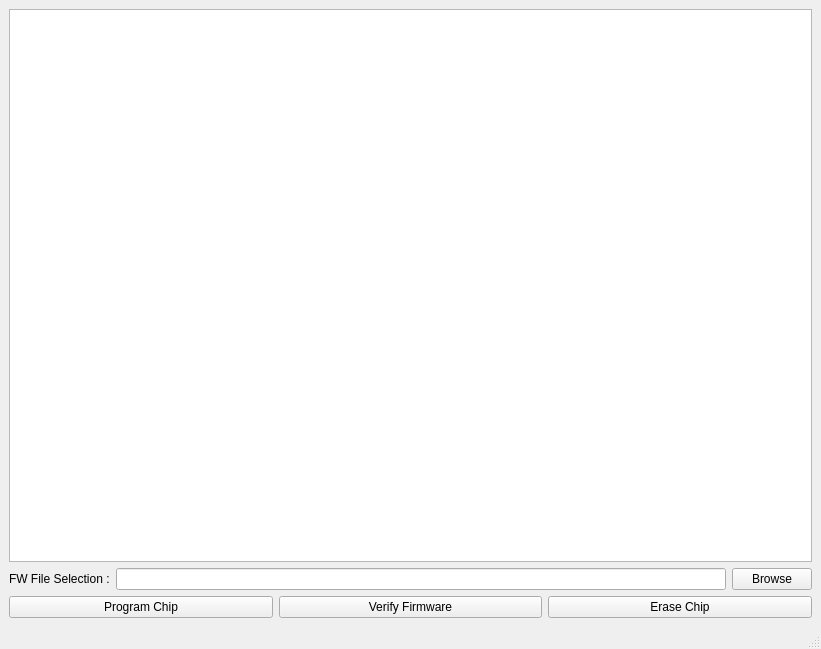
<?xml version="1.0" encoding="UTF-8"?>
<ui version="4.0">
 <class>MainWindow</class>
 <widget class="QMainWindow" name="MainWindow">
  <property name="geometry">
   <rect>
    <x>0</x>
    <y>0</y>
    <width>821</width>
    <height>649</height>
   </rect>
  </property>
  <property name="windowTitle">
   <string>Atmel Programmer</string>
  </property>
  <widget class="QWidget" name="centralwidget">
   <layout class="QGridLayout" name="gridLayout">
    <item row="1" column="0">
     <layout class="QHBoxLayout" name="horizontalLayout">
      <item>
       <widget class="QLabel" name="label">
        <property name="text">
         <string>FW File Selection :</string>
        </property>
       </widget>
      </item>
      <item>
       <widget class="QLineEdit" name="firmwareName"/>
      </item>
      <item>
       <widget class="QPushButton" name="browseButton">
        <property name="text">
         <string>Browse</string>
        </property>
       </widget>
      </item>
     </layout>
    </item>
    <item row="0" column="0">
     <widget class="QTextEdit" name="consoleText">
      <property name="font">
       <font>
        <family>Courier New</family>
        <pointsize>10</pointsize>
       </font>
      </property>
     </widget>
    </item>
    <item row="3" column="0" rowspan="2">
     <layout class="QHBoxLayout" name="horizontalLayout_2">
      <item>
       <widget class="QPushButton" name="programButton">
        <property name="text">
         <string>Program Chip</string>
        </property>
       </widget>
      </item>
      <item>
       <widget class="QPushButton" name="verifyButton">
        <property name="text">
         <string>Verify Firmware</string>
        </property>
       </widget>
      </item>
      <item>
       <widget class="QPushButton" name="eraseButton">
        <property name="text">
         <string>Erase Chip</string>
        </property>
       </widget>
      </item>
     </layout>
    </item>
   </layout>
  </widget>
  <widget class="QMenuBar" name="menubar">
   <property name="geometry">
    <rect>
     <x>0</x>
     <y>0</y>
     <width>821</width>
     <height>22</height>
    </rect>
   </property>
  </widget>
  <widget class="QStatusBar" name="statusbar"/>
 </widget>
 <resources/>
 <connections/>
</ui>
